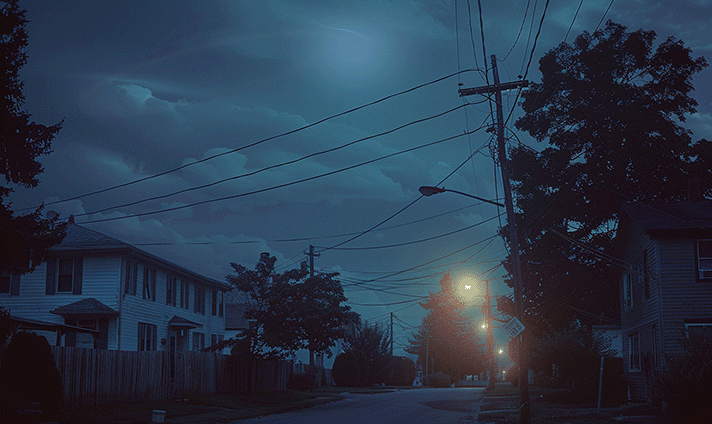
#> input picture image-steganography_track/original_steganography.png, 712 x 424 px, found by its file name
$ python task_3.py
#> lines starting #> are read from the running program, lines starting #| are printed output that depends on the picture; after the words box and inside, x2 and y2 are one past the last pixel; in counts of white or black regions, pixels touching at a corner belong together
import cv2
import numpy as np
import matplotlib.pyplot as plt
from PIL import Image, ImageDraw, ImageFont
import random
import string


# Function to generate a random flag for CTF
def generate_flag():
    charset = string.ascii_letters + string.digits  # Include both lowercase, uppercase letters and digits
    parts = ["".join(random.choices(charset, k=3)) for _ in range(3)]
    return f"CTF{{{'_'.join(parts)}}}"


# Function to add noise to the image
def add_noise(image, noise_type="gaussian"):
    if noise_type == "gaussian":
        mean = 0
        stddev = 20  # Adjust the noise level
        noise = np.random.normal(mean, stddev, image.shape).astype(np.uint8)
        noisy_img = cv2.add(image, noise)

    elif noise_type == "salt_pepper":
        s_vs_p = 0.5  # Proportion of salt to pepper noise
        amount = 0.02  # Noise intensity
        noisy_img = image.copy()

        num_salt = np.ceil(amount * image.size * s_vs_p)
        num_pepper = np.ceil(amount * image.size * (1.0 - s_vs_p))

        # Add salt (white pixels)
        coords = [np.random.randint(0, i - 1, int(num_salt)) for i in image.shape]
        noisy_img[tuple(coords)] = 255

        # Add pepper (black pixels)
        coords = [np.random.randint(0, i - 1, int(num_pepper)) for i in image.shape]
        noisy_img[tuple(coords)] = 0

    elif noise_type == "speckle":
        noise = np.random.randn(*image.shape) * 0.2 * 255
        noisy_img = image + noise
        noisy_img = np.clip(noisy_img, 0, 255).astype(np.uint8)

    else:
        noisy_img = image  # No noise

    return noisy_img


if __name__ == "__main__":
    input_img_path = 'original_steganography.png'
    output_path = 'task_3.png'
    solve = True
    gen_flag = False

    # Generate flag or use the predefined one
    if gen_flag:
        flag_text = generate_flag()
        print(flag_text)
    else:
        flag_text = "CTF{aT2_Zv7_RdB}"

    # Load the image for steganography
    img = cv2.imread(input_img_path, cv2.IMREAD_UNCHANGED)
#> img is the input picture: shape (424, 712, 3); mean B, G, R 74.3, 56.1, 41.8
    h, w, _  = img.shape
#> h = 424; w = 712

    # Define the region where the text will be hidden
    y_offset, x_offset = 100, 100
    box_h, box_w = 50, 200  # Text box dimensions

    # Ensure the region is within the image boundaries
    y1, y2 = max(0, y_offset), min(h, y_offset + box_h)
#> y1 = 100; y2 = 150
    x1, x2 = max(0, x_offset), min(w, x_offset + box_w)
#> x1 = 100; x2 = 300

    # Calculate the average color in the region for text insertion (blue channel only)
    region = img[y1:y2, x1:x2, 2]
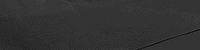
#> region: shape (50, 200); min 11, max 71, mean 50.6
    mean_color = np.mean(region, axis=(0, 1))
#> mean_color = 50.56

    # Add Gaussian noise to the mean color
    noise_std = 20
    noisy_color = mean_color + np.random.normal(0, noise_std, 3)
#> noisy_color = [85.84, 58.56, 70.13]
    noisy_color = np.clip(noisy_color, 0, 255).astype(np.uint8)
#> noisy_color = [85, 58, 70]

    # Create a text layer with transparent background
    text_layer = Image.new("RGBA", (w, h), (0, 0, 0, 0))
#> text_layer: PIL image 712x424 RGBA; every value is 0
    draw = ImageDraw.Draw(text_layer)

    # Choose font
    try:
        font = ImageFont.truetype("arial.ttf", 15)
    except IOError:
        font = ImageFont.load_default()

    # Generate the flag text
    text_width = draw.textlength(flag_text, font=font)
#> text_width = 149.2
    text_position = ((x1 + x2 - text_width) // 2, (y1 + y2 - 20) // 2)
#> text_position = (125, 115)

    # Draw the text with noisy color and transparency
    draw.text(text_position, flag_text, fill=(int(noisy_color[0]), int(noisy_color[1]), int(noisy_color[2]), 50), font=font)

    # Convert the text layer to a NumPy array
    text_layer_np = np.array(text_layer)

    # Integrate the text into the original image
    for y in range(h):
        for x in range(w):
            alpha = text_layer_np[y, x, 3] / 255.0  # Transparency of the pixel
            img[y, x, 0] = int(img[y, x, 0] * (1 - alpha) + text_layer_np[y, x, 2] * alpha)  # Modify only the blue channel
#> img: shape (424, 712, 3); 0.22% of pixels changed, all inside (x1, y1, x2, y2) = (125, 118, 273, 133)

    # Apply Gaussian Blur to the image before saving
    img = cv2.GaussianBlur(img, (7, 7), 1.3)

    # Save the modified image
    cv2.imwrite(output_path, img)

    if solve:
        # Decoding: Apply sharpening filter to highlight the text
        blue_channel = img[:, :, 0]
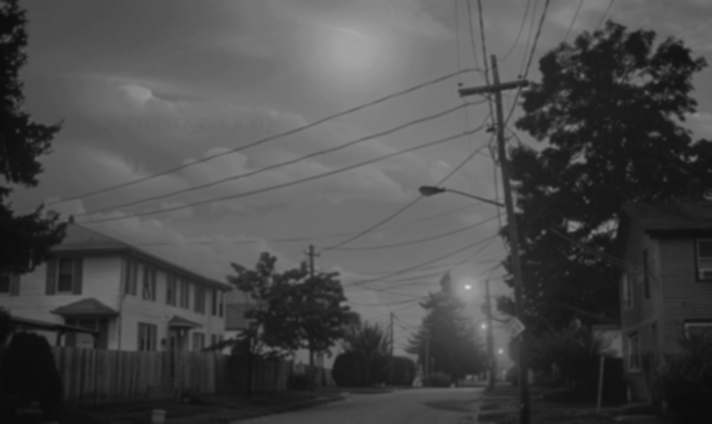
#> blue_channel: shape (424, 712); min 11, max 215, mean 74.3
        # sharpen_kernel = np.array([[0, -1, 0],
        #                            [-1, 5, -1],
        #                            [0, -1, 0]])  # Sharpening kernel
        # sharpen_kernel = np.ones((3, 3)) * (-8)
        # sharpen_kernel[1, 1] = 9
        sharpen_kernel = np.array([[0,  0, -1,  0,  0],
                            [0, -1, -2, -1,  0],
                            [-1, -2, 17, -2, -1],
                            [0, -1, -2, -1,  0],
                            [0,  0, -1,  0,  0]])  # Sharpening kernel for edge enhancement
        blue_channel_sharp = cv2.filter2D(blue_channel, -1, sharpen_kernel)
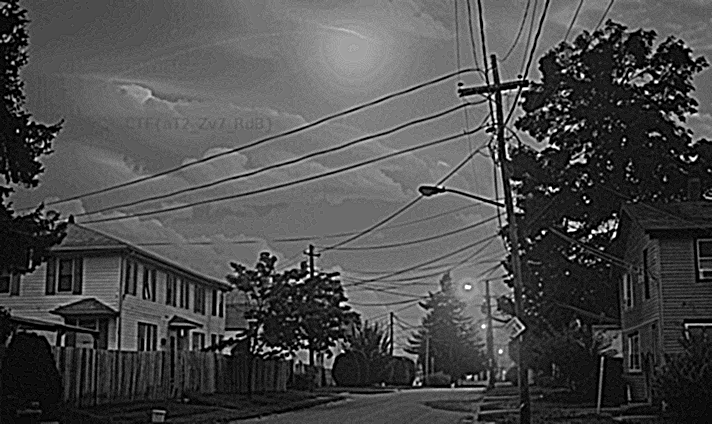
#> blue_channel_sharp: shape (424, 712); min 0, max 255, mean 75
        cv2.imwrite('task_3_no_sharpen.png', blue_channel)
        cv2.imwrite('task_3_solved.png', blue_channel_sharp)
